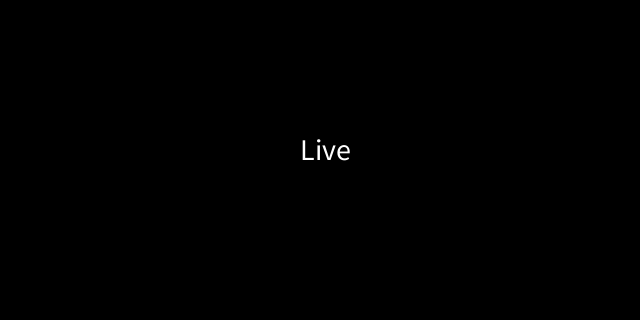
Frame 1 (no input)
Frame 60 (the mouse pressed at the canvas centre just before this capture): identical to frame 1, image omitted
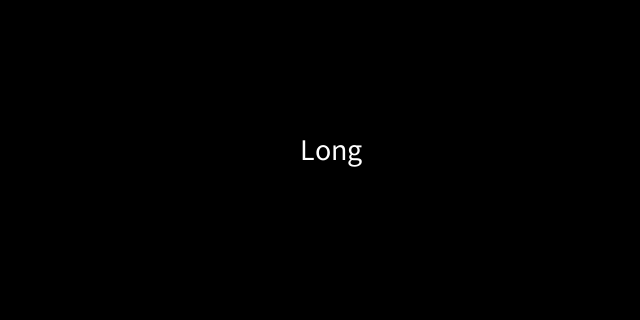
Frame 120 (the mouse held since frame 60 and released just before this capture)

The Processing sketch that drew these frames (run headless with seeded random() and noise(); from frame 60 on, the mouse is pressed at the canvas centre):

// Processing sketch: day06_arrays
// ── day06_arrays.pde
//STEP1: Declare and name the Array
String[] words= {"Live", "Long", "and", "prosper"};

int index=0;

void setup() {
  size(640, 320);
}  

void draw() {
  background(0);
  fill(255);
  textSize(30);
  text(words[index], width/2-20, height/2);
}


void mousePressed() {

  //increment index value 
  index= index+1;


  //if index value exceeds the length of array reset to 0
  if (index>3) { 
    index=0;
  }
}
